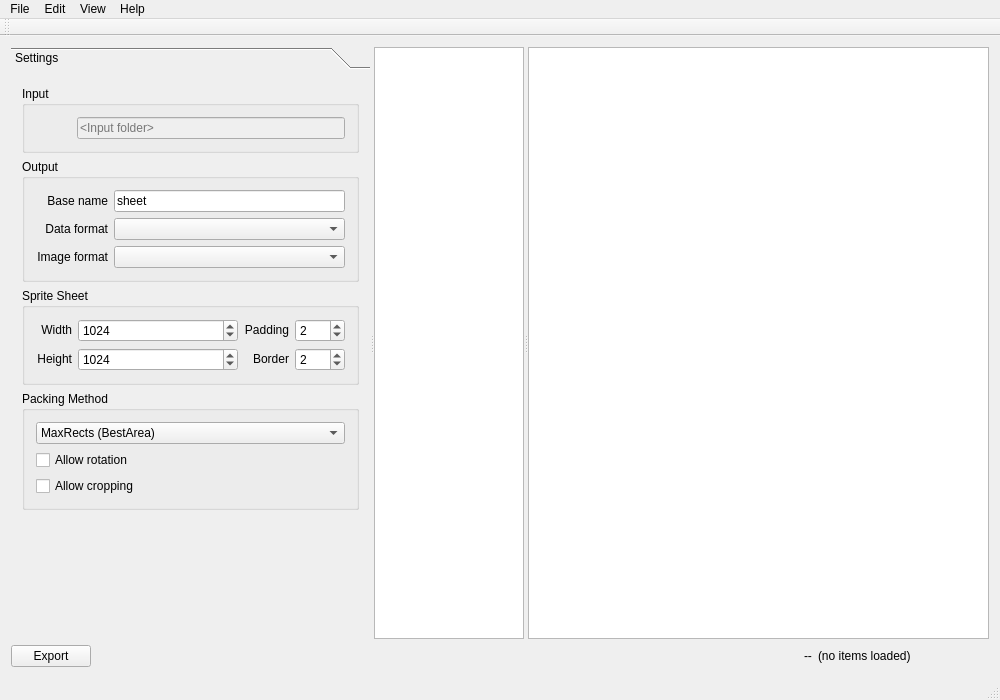
<?xml version="1.0" encoding="UTF-8"?>
<ui version="4.0">
 <class>MainWindow</class>
 <widget class="QMainWindow" name="MainWindow">
  <property name="geometry">
   <rect>
    <x>0</x>
    <y>0</y>
    <width>1000</width>
    <height>700</height>
   </rect>
  </property>
  <property name="acceptDrops">
   <bool>true</bool>
  </property>
  <property name="windowTitle">
   <string>Sprite Buncher</string>
  </property>
  <widget class="QWidget" name="centralWidget">
   <layout class="QGridLayout" name="gridLayout_3">
    <item row="0" column="0" colspan="2">
     <widget class="QSplitter" name="splitter">
      <property name="orientation">
       <enum>Qt::Horizontal</enum>
      </property>
      <widget class="QToolBox" name="toolBox">
       <property name="sizePolicy">
        <sizepolicy hsizetype="Preferred" vsizetype="Preferred">
         <horstretch>3</horstretch>
         <verstretch>0</verstretch>
        </sizepolicy>
       </property>
       <property name="currentIndex">
        <number>0</number>
       </property>
       <widget class="QWidget" name="page">
        <property name="geometry">
         <rect>
          <x>0</x>
          <y>0</y>
          <width>372</width>
          <height>538</height>
         </rect>
        </property>
        <attribute name="label">
         <string>Settings</string>
        </attribute>
        <layout class="QVBoxLayout" name="verticalLayout_2">
         <item>
          <widget class="QGroupBox" name="groupBox_3">
           <property name="minimumSize">
            <size>
             <width>0</width>
             <height>0</height>
            </size>
           </property>
           <property name="title">
            <string>Input</string>
           </property>
           <layout class="QGridLayout" name="gridLayout_5">
            <item row="0" column="0">
             <widget class="QPushButton" name="openFolderPushButton">
              <property name="sizePolicy">
               <sizepolicy hsizetype="Minimum" vsizetype="Fixed">
                <horstretch>0</horstretch>
                <verstretch>0</verstretch>
               </sizepolicy>
              </property>
              <property name="maximumSize">
               <size>
                <width>35</width>
                <height>16777215</height>
               </size>
              </property>
              <property name="toolTip">
               <string>Open folder</string>
              </property>
              <property name="icon">
               <iconset resource="res.qrc">
                <normaloff>:/res1/images/folder_explore.png</normaloff>:/res1/images/folder_explore.png</iconset>
              </property>
              <property name="flat">
               <bool>true</bool>
              </property>
             </widget>
            </item>
            <item row="0" column="1">
             <widget class="QLineEdit" name="inputPathEdit">
              <property name="enabled">
               <bool>false</bool>
              </property>
              <property name="sizePolicy">
               <sizepolicy hsizetype="Expanding" vsizetype="Fixed">
                <horstretch>1</horstretch>
                <verstretch>0</verstretch>
               </sizepolicy>
              </property>
              <property name="placeholderText">
               <string>&lt;Input folder&gt;</string>
              </property>
             </widget>
            </item>
           </layout>
          </widget>
         </item>
         <item>
          <widget class="QGroupBox" name="groupBox_4">
           <property name="title">
            <string>Output</string>
           </property>
           <layout class="QGridLayout" name="gridLayout_4">
            <item row="0" column="0">
             <widget class="QLabel" name="label_7">
              <property name="text">
               <string>&lt;html&gt;&lt;head/&gt;&lt;body&gt;&lt;p align=&quot;right&quot;&gt;Base name&lt;/p&gt;&lt;/body&gt;&lt;/html&gt;</string>
              </property>
             </widget>
            </item>
            <item row="0" column="1">
             <widget class="QLineEdit" name="basenameLineEdit">
              <property name="toolTip">
               <string>&lt;html&gt;&lt;head/&gt;&lt;body&gt;&lt;p&gt;Base name (without extension) for output files&lt;/p&gt;&lt;/body&gt;&lt;/html&gt;</string>
              </property>
              <property name="text">
               <string>sheet</string>
              </property>
             </widget>
            </item>
            <item row="1" column="0">
             <widget class="QLabel" name="label_6">
              <property name="text">
               <string>&lt;html&gt;&lt;head/&gt;&lt;body&gt;&lt;p align=&quot;right&quot;&gt;Data format&lt;/p&gt;&lt;/body&gt;&lt;/html&gt;</string>
              </property>
              <property name="textFormat">
               <enum>Qt::AutoText</enum>
              </property>
              <property name="wordWrap">
               <bool>false</bool>
              </property>
             </widget>
            </item>
            <item row="1" column="1">
             <widget class="QComboBox" name="formatComboBox">
              <property name="toolTip">
               <string>Select an output format</string>
              </property>
             </widget>
            </item>
            <item row="2" column="0">
             <widget class="QLabel" name="label_8">
              <property name="text">
               <string>&lt;html&gt;&lt;head/&gt;&lt;body&gt;&lt;p align=&quot;right&quot;&gt;Image format&lt;/p&gt;&lt;/body&gt;&lt;/html&gt;</string>
              </property>
              <property name="textFormat">
               <enum>Qt::AutoText</enum>
              </property>
              <property name="wordWrap">
               <bool>false</bool>
              </property>
             </widget>
            </item>
            <item row="2" column="1">
             <widget class="QComboBox" name="imgFormatComboBox">
              <property name="toolTip">
               <string>Select an output format</string>
              </property>
             </widget>
            </item>
           </layout>
          </widget>
         </item>
         <item>
          <widget class="QGroupBox" name="groupBox_2">
           <property name="title">
            <string>Sprite Sheet</string>
           </property>
           <layout class="QGridLayout" name="gridLayout">
            <item row="0" column="0">
             <widget class="QLabel" name="label">
              <property name="toolTip">
               <string>Width of sprite sheet in pixels</string>
              </property>
              <property name="text">
               <string>&lt;html&gt;&lt;head/&gt;&lt;body&gt;&lt;p align=&quot;right&quot;&gt;Width&lt;/p&gt;&lt;/body&gt;&lt;/html&gt;</string>
              </property>
             </widget>
            </item>
            <item row="0" column="1">
             <widget class="QSpinBox" name="widthSpinBox">
              <property name="sizePolicy">
               <sizepolicy hsizetype="Minimum" vsizetype="Fixed">
                <horstretch>1</horstretch>
                <verstretch>0</verstretch>
               </sizepolicy>
              </property>
              <property name="minimum">
               <number>16</number>
              </property>
              <property name="maximum">
               <number>100000</number>
              </property>
              <property name="value">
               <number>1024</number>
              </property>
             </widget>
            </item>
            <item row="0" column="2">
             <widget class="QLabel" name="label_2">
              <property name="toolTip">
               <string>&lt;html&gt;&lt;head/&gt;&lt;body&gt;&lt;p&gt;Pixel gap between sprites&lt;/p&gt;&lt;/body&gt;&lt;/html&gt;</string>
              </property>
              <property name="text">
               <string>&lt;html&gt;&lt;head/&gt;&lt;body&gt;&lt;p align=&quot;right&quot;&gt;Padding&lt;/p&gt;&lt;/body&gt;&lt;/html&gt;</string>
              </property>
             </widget>
            </item>
            <item row="0" column="3">
             <widget class="QSpinBox" name="paddingSpinBox">
              <property name="sizePolicy">
               <sizepolicy hsizetype="Minimum" vsizetype="Fixed">
                <horstretch>1</horstretch>
                <verstretch>0</verstretch>
               </sizepolicy>
              </property>
              <property name="maximumSize">
               <size>
                <width>50</width>
                <height>16777215</height>
               </size>
              </property>
              <property name="maximum">
               <number>9999</number>
              </property>
              <property name="value">
               <number>2</number>
              </property>
             </widget>
            </item>
            <item row="1" column="0">
             <widget class="QLabel" name="label_4">
              <property name="toolTip">
               <string>Height of sprite sheet in pixels.</string>
              </property>
              <property name="text">
               <string>&lt;html&gt;&lt;head/&gt;&lt;body&gt;&lt;p align=&quot;right&quot;&gt;Height&lt;/p&gt;&lt;/body&gt;&lt;/html&gt;</string>
              </property>
             </widget>
            </item>
            <item row="1" column="1">
             <widget class="QSpinBox" name="heightSpinBox">
              <property name="sizePolicy">
               <sizepolicy hsizetype="Minimum" vsizetype="Fixed">
                <horstretch>1</horstretch>
                <verstretch>0</verstretch>
               </sizepolicy>
              </property>
              <property name="minimum">
               <number>16</number>
              </property>
              <property name="maximum">
               <number>100000</number>
              </property>
              <property name="value">
               <number>1024</number>
              </property>
             </widget>
            </item>
            <item row="1" column="2">
             <widget class="QLabel" name="label_3">
              <property name="toolTip">
               <string>&lt;html&gt;&lt;head/&gt;&lt;body&gt;&lt;p&gt;Border pixels around main sheet&lt;/p&gt;&lt;/body&gt;&lt;/html&gt;</string>
              </property>
              <property name="text">
               <string>&lt;html&gt;&lt;head/&gt;&lt;body&gt;&lt;p align=&quot;right&quot;&gt;Border&lt;/p&gt;&lt;/body&gt;&lt;/html&gt;</string>
              </property>
             </widget>
            </item>
            <item row="1" column="3">
             <widget class="QSpinBox" name="borderSpinBox">
              <property name="sizePolicy">
               <sizepolicy hsizetype="Minimum" vsizetype="Fixed">
                <horstretch>1</horstretch>
                <verstretch>0</verstretch>
               </sizepolicy>
              </property>
              <property name="maximumSize">
               <size>
                <width>50</width>
                <height>16777215</height>
               </size>
              </property>
              <property name="maximum">
               <number>9999</number>
              </property>
              <property name="value">
               <number>2</number>
              </property>
             </widget>
            </item>
           </layout>
          </widget>
         </item>
         <item>
          <widget class="QGroupBox" name="groupBox">
           <property name="title">
            <string>Packing Method</string>
           </property>
           <layout class="QVBoxLayout" name="verticalLayout">
            <item>
             <widget class="QComboBox" name="methodComboBox">
              <item>
               <property name="text">
                <string>MaxRects (BestArea)</string>
               </property>
              </item>
              <item>
               <property name="text">
                <string>MaxRects (ShortSide)</string>
               </property>
              </item>
              <item>
               <property name="text">
                <string>MaxRects (LongSide)</string>
               </property>
              </item>
              <item>
               <property name="text">
                <string>MaxRects (BottomLeft)</string>
               </property>
              </item>
              <item>
               <property name="text">
                <string>MaxRects (ContactPoint)</string>
               </property>
              </item>
              <item>
               <property name="text">
                <string>Rows by Name</string>
               </property>
              </item>
              <item>
               <property name="text">
                <string>Rows by Area</string>
               </property>
              </item>
              <item>
               <property name="text">
                <string>Rows by Height</string>
               </property>
              </item>
              <item>
               <property name="text">
                <string>Rows by Width</string>
               </property>
              </item>
             </widget>
            </item>
            <item>
             <widget class="QCheckBox" name="rotationCheckBox">
              <property name="text">
               <string>Allow rotation</string>
              </property>
             </widget>
            </item>
            <item>
             <widget class="QCheckBox" name="croppingCheckBox">
              <property name="text">
               <string>Allow cropping</string>
              </property>
             </widget>
            </item>
           </layout>
          </widget>
         </item>
         <item>
          <spacer name="verticalSpacer">
           <property name="orientation">
            <enum>Qt::Vertical</enum>
           </property>
           <property name="sizeHint" stdset="0">
            <size>
             <width>20</width>
             <height>50</height>
            </size>
           </property>
          </spacer>
         </item>
        </layout>
       </widget>
      </widget>
      <widget class="QListWidget" name="listWidget">
       <property name="sizePolicy">
        <sizepolicy hsizetype="Expanding" vsizetype="Expanding">
         <horstretch>1</horstretch>
         <verstretch>0</verstretch>
        </sizepolicy>
       </property>
       <property name="minimumSize">
        <size>
         <width>150</width>
         <height>0</height>
        </size>
       </property>
       <property name="acceptDrops">
        <bool>true</bool>
       </property>
       <property name="autoFillBackground">
        <bool>false</bool>
       </property>
       <property name="defaultDropAction">
        <enum>Qt::TargetMoveAction</enum>
       </property>
       <property name="alternatingRowColors">
        <bool>false</bool>
       </property>
       <property name="iconSize">
        <size>
         <width>30</width>
         <height>30</height>
        </size>
       </property>
      </widget>
      <widget class="QGraphicsView" name="graphicsView">
       <property name="sizePolicy">
        <sizepolicy hsizetype="Expanding" vsizetype="Expanding">
         <horstretch>4</horstretch>
         <verstretch>1</verstretch>
        </sizepolicy>
       </property>
       <property name="minimumSize">
        <size>
         <width>400</width>
         <height>0</height>
        </size>
       </property>
       <property name="acceptDrops">
        <bool>false</bool>
       </property>
       <property name="interactive">
        <bool>true</bool>
       </property>
      </widget>
     </widget>
    </item>
    <item row="1" column="1">
     <layout class="QHBoxLayout" name="horizontalLayout_2">
      <item>
       <spacer name="horizontalSpacer">
        <property name="orientation">
         <enum>Qt::Horizontal</enum>
        </property>
        <property name="sizeHint" stdset="0">
         <size>
          <width>40</width>
          <height>20</height>
         </size>
        </property>
       </spacer>
      </item>
      <item>
       <widget class="QLabel" name="statusImage">
        <property name="text">
         <string>--</string>
        </property>
       </widget>
      </item>
      <item>
       <widget class="QLabel" name="statusLabel">
        <property name="sizePolicy">
         <sizepolicy hsizetype="Preferred" vsizetype="Preferred">
          <horstretch>0</horstretch>
          <verstretch>0</verstretch>
         </sizepolicy>
        </property>
        <property name="text">
         <string>(no items loaded)</string>
        </property>
       </widget>
      </item>
      <item>
       <widget class="QPushButton" name="zoomOutButton">
        <property name="maximumSize">
         <size>
          <width>20</width>
          <height>16777215</height>
         </size>
        </property>
        <property name="toolTip">
         <string>Zoom out</string>
        </property>
        <property name="icon">
         <iconset resource="res.qrc">
          <normaloff>:/res1/images/magnifier_zoom_out.png</normaloff>:/res1/images/magnifier_zoom_out.png</iconset>
        </property>
        <property name="iconSize">
         <size>
          <width>16</width>
          <height>16</height>
         </size>
        </property>
        <property name="flat">
         <bool>true</bool>
        </property>
       </widget>
      </item>
      <item>
       <widget class="QPushButton" name="zoomResetButton">
        <property name="maximumSize">
         <size>
          <width>20</width>
          <height>16777215</height>
         </size>
        </property>
        <property name="toolTip">
         <string>Zoom 1:1</string>
        </property>
        <property name="icon">
         <iconset resource="res.qrc">
          <normaloff>:/res1/images/zoom_actual_equal.png</normaloff>:/res1/images/zoom_actual_equal.png</iconset>
        </property>
        <property name="iconSize">
         <size>
          <width>16</width>
          <height>16</height>
         </size>
        </property>
        <property name="flat">
         <bool>true</bool>
        </property>
       </widget>
      </item>
      <item>
       <widget class="QPushButton" name="zoomInButton">
        <property name="maximumSize">
         <size>
          <width>20</width>
          <height>16777215</height>
         </size>
        </property>
        <property name="toolTip">
         <string>Zoom in</string>
        </property>
        <property name="icon">
         <iconset resource="res.qrc">
          <normaloff>:/res1/images/magnifier_zoom_in.png</normaloff>:/res1/images/magnifier_zoom_in.png</iconset>
        </property>
        <property name="iconSize">
         <size>
          <width>16</width>
          <height>16</height>
         </size>
        </property>
        <property name="flat">
         <bool>true</bool>
        </property>
       </widget>
      </item>
     </layout>
    </item>
    <item row="1" column="0">
     <widget class="QPushButton" name="publishButton">
      <property name="toolTip">
       <string>Export output files</string>
      </property>
      <property name="text">
       <string>Export</string>
      </property>
      <property name="icon">
       <iconset resource="res.qrc">
        <normaloff>:/res1/images/folder_go.png</normaloff>:/res1/images/folder_go.png</iconset>
      </property>
     </widget>
    </item>
   </layout>
  </widget>
  <widget class="QMenuBar" name="menuBar">
   <property name="geometry">
    <rect>
     <x>0</x>
     <y>0</y>
     <width>1000</width>
     <height>22</height>
    </rect>
   </property>
   <widget class="QMenu" name="menuText">
    <property name="title">
     <string>File</string>
    </property>
    <addaction name="actionOpen_folder"/>
    <addaction name="actionExport"/>
    <addaction name="separator"/>
    <addaction name="actionAbout"/>
   </widget>
   <widget class="QMenu" name="menuEdit">
    <property name="title">
     <string>Edit</string>
    </property>
   </widget>
   <widget class="QMenu" name="menuHelp">
    <property name="title">
     <string>Help</string>
    </property>
    <addaction name="actionView_manual"/>
   </widget>
   <widget class="QMenu" name="menuView">
    <property name="title">
     <string>View</string>
    </property>
    <addaction name="action_Reload"/>
    <addaction name="separator"/>
    <addaction name="actionZoom_In"/>
    <addaction name="actionZoom_Out"/>
    <addaction name="actionZoom_Reset"/>
    <addaction name="separator"/>
    <addaction name="actionUse_Dark_UI_Theme"/>
   </widget>
   <addaction name="menuText"/>
   <addaction name="menuEdit"/>
   <addaction name="menuView"/>
   <addaction name="menuHelp"/>
  </widget>
  <widget class="QToolBar" name="mainToolBar">
   <attribute name="toolBarArea">
    <enum>TopToolBarArea</enum>
   </attribute>
   <attribute name="toolBarBreak">
    <bool>false</bool>
   </attribute>
  </widget>
  <widget class="QStatusBar" name="statusBar"/>
  <action name="actionAbout">
   <property name="text">
    <string>About</string>
   </property>
  </action>
  <action name="actionView_manual">
   <property name="text">
    <string>View user manual</string>
   </property>
  </action>
  <action name="action_Reload">
   <property name="icon">
    <iconset resource="res.qrc">
     <normaloff>:/res1/images/arrow_refresh.png</normaloff>:/res1/images/arrow_refresh.png</iconset>
   </property>
   <property name="text">
    <string>&amp;Reload Folder Data</string>
   </property>
   <property name="toolTip">
    <string>&lt;html&gt;&lt;head/&gt;&lt;body&gt;&lt;p&gt;Reloads image and sheet data&lt;/p&gt;&lt;/body&gt;&lt;/html&gt;</string>
   </property>
   <property name="shortcut">
    <string>Ctrl+R</string>
   </property>
  </action>
  <action name="actionOpen_folder">
   <property name="icon">
    <iconset resource="res.qrc">
     <normaloff>:/res1/images/folder_explore.png</normaloff>:/res1/images/folder_explore.png</iconset>
   </property>
   <property name="text">
    <string>&amp;Open Folder...</string>
   </property>
   <property name="shortcut">
    <string>Ctrl+O</string>
   </property>
  </action>
  <action name="actionExport">
   <property name="text">
    <string>Export</string>
   </property>
   <property name="shortcut">
    <string>Ctrl+E</string>
   </property>
  </action>
  <action name="actionZoom_In">
   <property name="icon">
    <iconset resource="res.qrc">
     <normaloff>:/res1/images/magnifier_zoom_in.png</normaloff>:/res1/images/magnifier_zoom_in.png</iconset>
   </property>
   <property name="text">
    <string>Zoom In</string>
   </property>
   <property name="shortcut">
    <string>Ctrl++</string>
   </property>
  </action>
  <action name="actionZoom_Out">
   <property name="icon">
    <iconset resource="res.qrc">
     <normaloff>:/res1/images/magnifier_zoom_out.png</normaloff>:/res1/images/magnifier_zoom_out.png</iconset>
   </property>
   <property name="text">
    <string>Zoom Out</string>
   </property>
   <property name="shortcut">
    <string>Ctrl+-</string>
   </property>
  </action>
  <action name="actionZoom_Reset">
   <property name="icon">
    <iconset resource="res.qrc">
     <normaloff>:/res1/images/zoom_actual_equal.png</normaloff>:/res1/images/zoom_actual_equal.png</iconset>
   </property>
   <property name="text">
    <string>Zoom Reset</string>
   </property>
  </action>
  <action name="actionUse_Dark_UI_Theme">
   <property name="checkable">
    <bool>true</bool>
   </property>
   <property name="text">
    <string>Use Dark UI Theme</string>
   </property>
  </action>
 </widget>
 <layoutdefault spacing="6" margin="11"/>
 <resources>
  <include location="res.qrc"/>
 </resources>
 <connections>
  <connection>
   <sender>zoomInButton</sender>
   <signal>clicked()</signal>
   <receiver>MainWindow</receiver>
   <slot>zoomIn()</slot>
   <hints>
    <hint type="sourcelabel">
     <x>986</x>
     <y>665</y>
    </hint>
    <hint type="destinationlabel">
     <x>267</x>
     <y>548</y>
    </hint>
   </hints>
  </connection>
  <connection>
   <sender>zoomOutButton</sender>
   <signal>clicked()</signal>
   <receiver>MainWindow</receiver>
   <slot>zoomOut()</slot>
   <hints>
    <hint type="sourcelabel">
     <x>918</x>
     <y>665</y>
    </hint>
    <hint type="destinationlabel">
     <x>618</x>
     <y>560</y>
    </hint>
   </hints>
  </connection>
  <connection>
   <sender>zoomResetButton</sender>
   <signal>clicked()</signal>
   <receiver>MainWindow</receiver>
   <slot>zoomReset()</slot>
   <hints>
    <hint type="sourcelabel">
     <x>952</x>
     <y>665</y>
    </hint>
    <hint type="destinationlabel">
     <x>483</x>
     <y>557</y>
    </hint>
   </hints>
  </connection>
  <connection>
   <sender>publishButton</sender>
   <signal>clicked()</signal>
   <receiver>MainWindow</receiver>
   <slot>exportFiles()</slot>
   <hints>
    <hint type="sourcelabel">
     <x>47</x>
     <y>667</y>
    </hint>
    <hint type="destinationlabel">
     <x>756</x>
     <y>544</y>
    </hint>
   </hints>
  </connection>
  <connection>
   <sender>methodComboBox</sender>
   <signal>activated(int)</signal>
   <receiver>MainWindow</receiver>
   <slot>packingOptionChanged(int)</slot>
   <hints>
    <hint type="sourcelabel">
     <x>181</x>
     <y>455</y>
    </hint>
    <hint type="destinationlabel">
     <x>485</x>
     <y>521</y>
    </hint>
   </hints>
  </connection>
  <connection>
   <sender>paddingSpinBox</sender>
   <signal>valueChanged(int)</signal>
   <receiver>MainWindow</receiver>
   <slot>sheetOptionChanged(int)</slot>
   <hints>
    <hint type="sourcelabel">
     <x>356</x>
     <y>348</y>
    </hint>
    <hint type="destinationlabel">
     <x>733</x>
     <y>515</y>
    </hint>
   </hints>
  </connection>
  <connection>
   <sender>borderSpinBox</sender>
   <signal>valueChanged(int)</signal>
   <receiver>MainWindow</receiver>
   <slot>sheetOptionChanged(int)</slot>
   <hints>
    <hint type="sourcelabel">
     <x>356</x>
     <y>382</y>
    </hint>
    <hint type="destinationlabel">
     <x>690</x>
     <y>524</y>
    </hint>
   </hints>
  </connection>
  <connection>
   <sender>widthSpinBox</sender>
   <signal>valueChanged(int)</signal>
   <receiver>MainWindow</receiver>
   <slot>sheetOptionChanged(int)</slot>
   <hints>
    <hint type="sourcelabel">
     <x>237</x>
     <y>348</y>
    </hint>
    <hint type="destinationlabel">
     <x>363</x>
     <y>533</y>
    </hint>
   </hints>
  </connection>
  <connection>
   <sender>openFolderPushButton</sender>
   <signal>clicked()</signal>
   <receiver>MainWindow</receiver>
   <slot>openFileDialog()</slot>
   <hints>
    <hint type="sourcelabel">
     <x>73</x>
     <y>145</y>
    </hint>
    <hint type="destinationlabel">
     <x>848</x>
     <y>345</y>
    </hint>
   </hints>
  </connection>
  <connection>
   <sender>heightSpinBox</sender>
   <signal>valueChanged(int)</signal>
   <receiver>MainWindow</receiver>
   <slot>sheetOptionChanged(int)</slot>
   <hints>
    <hint type="sourcelabel">
     <x>237</x>
     <y>382</y>
    </hint>
    <hint type="destinationlabel">
     <x>182</x>
     <y>553</y>
    </hint>
   </hints>
  </connection>
  <connection>
   <sender>imgFormatComboBox</sender>
   <signal>currentIndexChanged(int)</signal>
   <receiver>MainWindow</receiver>
   <slot>sheetOptionChanged(int)</slot>
   <hints>
    <hint type="sourcelabel">
     <x>159</x>
     <y>263</y>
    </hint>
    <hint type="destinationlabel">
     <x>224</x>
     <y>595</y>
    </hint>
   </hints>
  </connection>
  <connection>
   <sender>rotationCheckBox</sender>
   <signal>stateChanged(int)</signal>
   <receiver>MainWindow</receiver>
   <slot>packingOptionChanged(int)</slot>
   <hints>
    <hint type="sourcelabel">
     <x>109</x>
     <y>469</y>
    </hint>
    <hint type="destinationlabel">
     <x>241</x>
     <y>659</y>
    </hint>
   </hints>
  </connection>
  <connection>
   <sender>croppingCheckBox</sender>
   <signal>stateChanged(int)</signal>
   <receiver>MainWindow</receiver>
   <slot>packingOptionChanged(int)</slot>
   <hints>
    <hint type="sourcelabel">
     <x>77</x>
     <y>490</y>
    </hint>
    <hint type="destinationlabel">
     <x>196</x>
     <y>671</y>
    </hint>
   </hints>
  </connection>
 </connections>
 <slots>
  <slot>slot1()</slot>
  <slot>zoomIn()</slot>
  <slot>zoomOut()</slot>
  <slot>zoomReset()</slot>
  <slot>exportFiles()</slot>
  <slot>packingOptionChanged(int)</slot>
  <slot>openFileDialog()</slot>
  <slot>sheetOptionChanged(int)</slot>
 </slots>
</ui>
